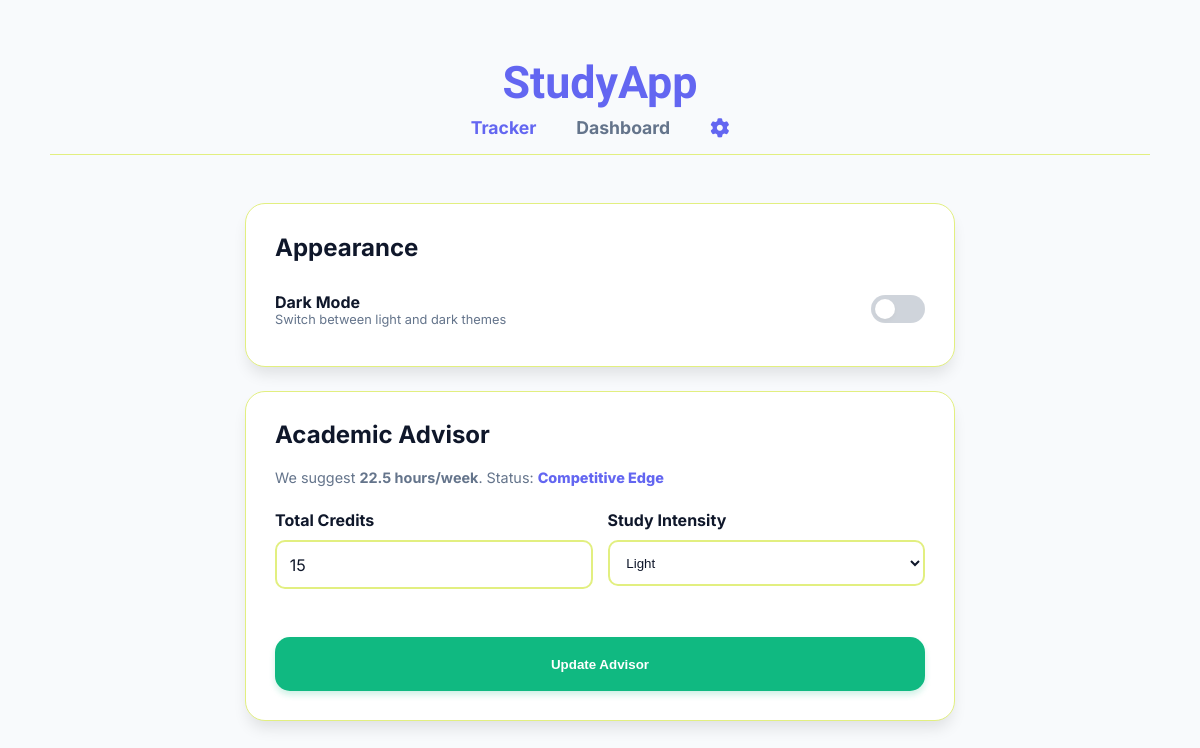
The app's page /settings, older data.
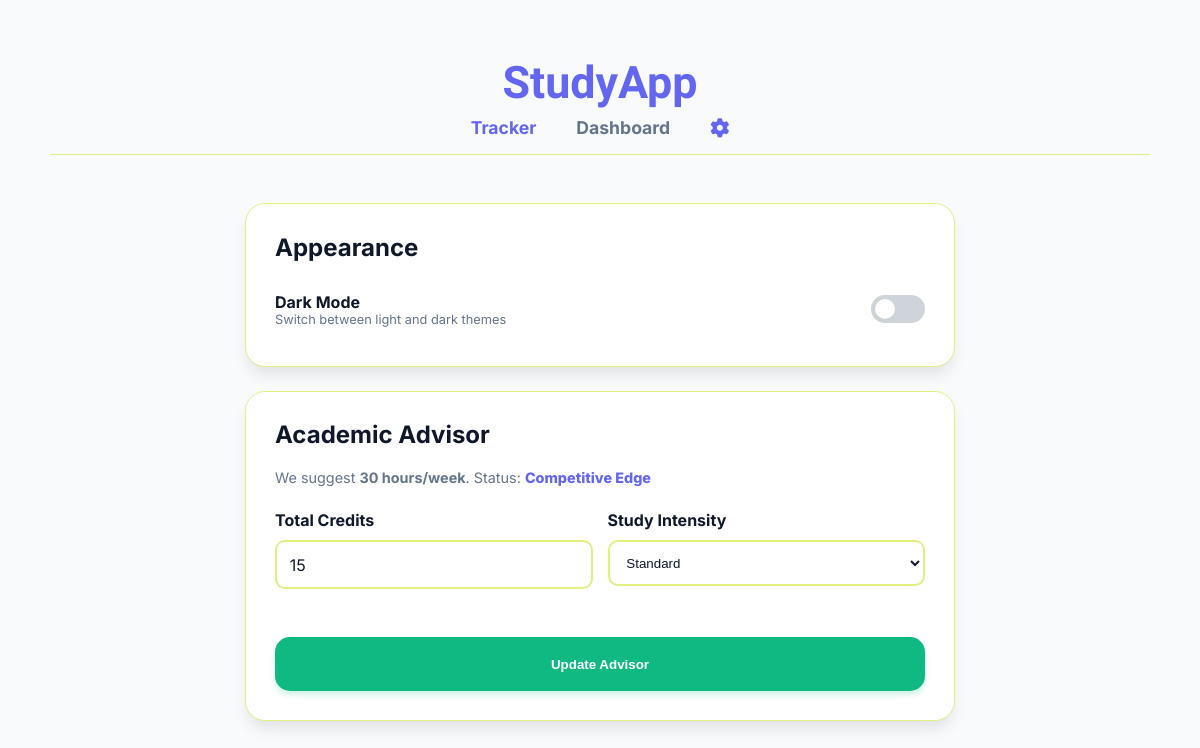
The same page, newer data.
### tables this page shows
CREATE TABLE settings (
            id INTEGER PRIMARY KEY AUTOINCREMENT,
            theme TEXT DEFAULT 'light',
            credits INTEGER DEFAULT 15,
            intensity TEXT DEFAULT 'Standard',
            weekly_goal INTEGER DEFAULT 20
        );

### app.py (the view, shortened to what this page needs)
@app.route("/settings", methods=["GET", "POST"])
def settings():
    conn = sqlite3.connect("database.db")
    cursor = conn.cursor()
    cursor.execute("SELECT theme, credits, intensity, weekly_goal FROM settings WHERE id=1")
    user_settings = cursor.fetchone()
    conn.close()
    if not user_settings:
        user_settings = ('light', 0, 'Standard', 20)
    _, bracket = calculate_recommendation(user_settings[1], user_settings[2])
    return render_template("settings.html",
                           settings=user_settings,
                           bracket=bracket,
                           theme=user_settings[0])

### logic/advisor.py (called while the page is built)
def calculate_recommendation(credits, intensity):
    multiplier = 2
    if intensity == "STEM":
        multiplier = 3
    elif intensity == "Finals Week":
        multiplier = 4
    elif intensity == "Light":
        multiplier = 1.5
    suggested_hours = credits * multiplier
    if suggested_hours <= 15:
        bracket = "Maintaining Pace"
    elif suggested_hours <= 30:
        bracket = "Competitive Edge"
    else:
        bracket = "Dean's List Intensity"
    return suggested_hours, bracket

### templates/settings.html (shortened to what this page needs)
<!DOCTYPE html>
<html lang="en">
<head>
    <link rel="stylesheet" href="{{ url_for('static', filename='style.css') }}">
    <link rel="stylesheet" href="https://cdnjs.cloudflare.com/ajax/libs/font-awesome/6.4.0/css/all.min.css">
</head>
<body>
    <div class="container" style="padding: 2.5rem; position: relative;">
        <div style="display: flex; flex-direction: column; align-items: center; margin-bottom: 3rem; padding: 1rem 0; border-bottom: 1px solid var(--border-color);">
            <h1 style="margin: 0; font-family: 'Arimo', sans-serif; font-size: 2.8rem; color: var(--primary);">StudyApp</h1>
            <nav style="display: flex; gap: 2.5rem; margin-top: 0.5rem; align-items: center;">
                <a href="/" style="text-decoration: none; font-weight: 700; color: var(--primary); font-size: 1.1rem;">
                    Tracker
                </a>
                <a href="/dashboard" style="text-decoration: none; font-weight: 700; color: var(--text-muted); font-size: 1.1rem;">
                    Dashboard
                </a>
                <a href="/settings" class="settings-link" title="Settings" style="text-decoration: none;">
                    <i class="fa-solid fa-gear"></i>
                </a>
            </nav>
        </div>
        <div class="card" style="max-width: 650px; margin: 0 auto 1.5rem auto;">
            <h2 style="margin-top:0;">Appearance</h2>
            <div style="display: flex; justify-content: space-between; align-items: center; padding: 10px 0;">
                <div>
                    <label style="font-weight: 700; color: var(--text-main);">Dark Mode</label>
                    <p style="margin: 0; font-size: 0.8rem; color: var(--text-muted);">Switch between light and dark themes</p>
                </div>
                <label class="switch">
                    <span class="slider"></span>
                </label>
            </div>
        </div>
        <div class="card" style="max-width: 650px; margin: 0 auto;">
            <h2 style="margin-top:0;">Academic Advisor</h2>
            <p style="font-size: 0.9rem; color: var(--text-muted); margin-bottom: 1.5rem;">
                We suggest <strong>{{ settings[3] }} hours/week</strong>.
                Status: <span style="color: var(--primary); font-weight: 800;">{{ bracket }}</span>
            </p>
            <form action="/settings" method="POST">
                <div style="display: grid; grid-template-columns: 1fr 1fr; gap: 15px;">
                    <div class="form-group">
                        <label>Total Credits</label>
                        <input type="number" name="credits" value="{{ settings[1] }}" style="background: var(--card-bg); color: var(--text-main); border: 2px solid var(--border-color); padding: 0.8rem; border-radius: 10px;">
                    </div>
                    <div class="form-group">
                        <label>Study Intensity</label>
                        <select name="intensity" class="input-style" style="padding: 0.8rem; border-radius: 10px; background: var(--card-bg); color: var(--text-main); border: 2px solid var(--border-color);">
                            <option value="Light" {{ 'selected' if settings[2] == 'Light' }}>Light</option>
                            <option value="Standard" {{ 'selected' if settings[2] == 'Standard' }}>Standard</option>
                        </select>
                    </div>
                </div>
                <button type="submit" class="btn-save" style="width: 100%; margin-top: 1.5rem;">Update Advisor</button>
            </form>
        </div>
    </div>
</body>
</html>

Row changes from the older to the newer data that the page shows:
changed settings: weekly_goal "22.5" → "30"
Text that changed along with them:
form field intensity: "Light" → "Standard"
